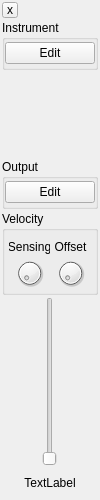
<?xml version="1.0" encoding="UTF-8"?>
<ui version="4.0">
 <class>ChannelStripWidget</class>
 <widget class="QFrame" name="ChannelStripWidget">
  <property name="geometry">
   <rect>
    <x>0</x>
    <y>0</y>
    <width>100</width>
    <height>500</height>
   </rect>
  </property>
  <property name="sizePolicy">
   <sizepolicy hsizetype="Minimum" vsizetype="Minimum">
    <horstretch>0</horstretch>
    <verstretch>0</verstretch>
   </sizepolicy>
  </property>
  <property name="minimumSize">
   <size>
    <width>100</width>
    <height>500</height>
   </size>
  </property>
  <property name="maximumSize">
   <size>
    <width>100</width>
    <height>16777215</height>
   </size>
  </property>
  <property name="windowTitle">
   <string>Form</string>
  </property>
  <layout class="QGridLayout" name="gridLayout">
   <property name="leftMargin">
    <number>2</number>
   </property>
   <property name="topMargin">
    <number>2</number>
   </property>
   <property name="rightMargin">
    <number>2</number>
   </property>
   <property name="bottomMargin">
    <number>2</number>
   </property>
   <property name="horizontalSpacing">
    <number>0</number>
   </property>
   <property name="verticalSpacing">
    <number>2</number>
   </property>
   <item row="1" column="0" colspan="3">
    <widget class="QGroupBox" name="groupBox">
     <property name="minimumSize">
      <size>
       <width>0</width>
       <height>50</height>
      </size>
     </property>
     <property name="maximumSize">
      <size>
       <width>16777215</width>
       <height>50</height>
      </size>
     </property>
     <property name="title">
      <string>Instrument</string>
     </property>
     <layout class="QVBoxLayout" name="verticalLayout">
      <property name="spacing">
       <number>0</number>
      </property>
      <property name="leftMargin">
       <number>0</number>
      </property>
      <property name="topMargin">
       <number>0</number>
      </property>
      <property name="rightMargin">
       <number>0</number>
      </property>
      <property name="bottomMargin">
       <number>0</number>
      </property>
      <item>
       <widget class="QPushButton" name="btnEdit">
        <property name="text">
         <string>Edit</string>
        </property>
       </widget>
      </item>
     </layout>
    </widget>
   </item>
   <item row="6" column="1" rowspan="2">
    <widget class="QSlider" name="volume">
     <property name="minimumSize">
      <size>
       <width>0</width>
       <height>150</height>
      </size>
     </property>
     <property name="maximum">
      <number>127</number>
     </property>
     <property name="orientation">
      <enum>Qt::Vertical</enum>
     </property>
    </widget>
   </item>
   <item row="6" column="2" rowspan="2">
    <widget class="QWidget" name="vuRight" native="true"/>
   </item>
   <item row="6" column="0" rowspan="2">
    <widget class="QWidget" name="vuLeft" native="true">
     <property name="minimumSize">
      <size>
       <width>40</width>
       <height>0</height>
      </size>
     </property>
    </widget>
   </item>
   <item row="5" column="0" colspan="3">
    <widget class="QGroupBox" name="grpVelocity">
     <property name="minimumSize">
      <size>
       <width>0</width>
       <height>70</height>
      </size>
     </property>
     <property name="title">
      <string>Velocity</string>
     </property>
     <layout class="QHBoxLayout" name="horizontalLayout">
      <property name="spacing">
       <number>0</number>
      </property>
      <property name="leftMargin">
       <number>4</number>
      </property>
      <property name="topMargin">
       <number>4</number>
      </property>
      <property name="rightMargin">
       <number>4</number>
      </property>
      <property name="bottomMargin">
       <number>4</number>
      </property>
      <item>
       <layout class="QVBoxLayout" name="layoutSensing">
        <property name="spacing">
         <number>0</number>
        </property>
        <item>
         <widget class="QLabel" name="lblSensing">
          <property name="text">
           <string>Sensing</string>
          </property>
          <property name="alignment">
           <set>Qt::AlignCenter</set>
          </property>
         </widget>
        </item>
        <item>
         <widget class="QDial" name="dialSensing">
          <property name="sizePolicy">
           <sizepolicy hsizetype="Maximum" vsizetype="Preferred">
            <horstretch>0</horstretch>
            <verstretch>0</verstretch>
           </sizepolicy>
          </property>
          <property name="minimumSize">
           <size>
            <width>0</width>
            <height>30</height>
           </size>
          </property>
          <property name="maximumSize">
           <size>
            <width>16777215</width>
            <height>30</height>
           </size>
          </property>
         </widget>
        </item>
       </layout>
      </item>
      <item>
       <layout class="QVBoxLayout" name="layoutOffset">
        <property name="spacing">
         <number>0</number>
        </property>
        <item>
         <widget class="QLabel" name="lblOffset">
          <property name="text">
           <string>Offset</string>
          </property>
          <property name="alignment">
           <set>Qt::AlignCenter</set>
          </property>
         </widget>
        </item>
        <item>
         <widget class="QDial" name="dialOffset">
          <property name="sizePolicy">
           <sizepolicy hsizetype="Maximum" vsizetype="Preferred">
            <horstretch>0</horstretch>
            <verstretch>0</verstretch>
           </sizepolicy>
          </property>
          <property name="minimumSize">
           <size>
            <width>0</width>
            <height>30</height>
           </size>
          </property>
          <property name="maximumSize">
           <size>
            <width>16777215</width>
            <height>30</height>
           </size>
          </property>
         </widget>
        </item>
       </layout>
      </item>
     </layout>
    </widget>
   </item>
   <item row="8" column="0" colspan="3">
    <widget class="QLabel" name="lblName">
     <property name="minimumSize">
      <size>
       <width>0</width>
       <height>30</height>
      </size>
     </property>
     <property name="maximumSize">
      <size>
       <width>16777215</width>
       <height>30</height>
      </size>
     </property>
     <property name="text">
      <string>TextLabel</string>
     </property>
     <property name="alignment">
      <set>Qt::AlignCenter</set>
     </property>
    </widget>
   </item>
   <item row="0" column="0">
    <widget class="QToolButton" name="btnClose">
     <property name="minimumSize">
      <size>
       <width>16</width>
       <height>16</height>
      </size>
     </property>
     <property name="maximumSize">
      <size>
       <width>16</width>
       <height>16</height>
      </size>
     </property>
     <property name="text">
      <string>x</string>
     </property>
    </widget>
   </item>
   <item row="3" column="0" colspan="3">
    <widget class="QGroupBox" name="grpOutput">
     <property name="minimumSize">
      <size>
       <width>0</width>
       <height>50</height>
      </size>
     </property>
     <property name="maximumSize">
      <size>
       <width>16777215</width>
       <height>50</height>
      </size>
     </property>
     <property name="title">
      <string>Output</string>
     </property>
     <layout class="QVBoxLayout" name="outputLayout">
      <property name="spacing">
       <number>0</number>
      </property>
      <property name="leftMargin">
       <number>0</number>
      </property>
      <property name="topMargin">
       <number>0</number>
      </property>
      <property name="rightMargin">
       <number>0</number>
      </property>
      <property name="bottomMargin">
       <number>0</number>
      </property>
      <item>
       <widget class="QPushButton" name="btnOutput">
        <property name="text">
         <string>Edit</string>
        </property>
       </widget>
      </item>
     </layout>
    </widget>
   </item>
   <item row="2" column="0" colspan="3">
    <widget class="EffectButtonStrip" name="effectstrip" native="true">
     <property name="minimumSize">
      <size>
       <width>0</width>
       <height>20</height>
      </size>
     </property>
    </widget>
   </item>
  </layout>
 </widget>
 <customwidgets>
  <customwidget>
   <class>EffectButtonStrip</class>
   <extends>QWidget</extends>
   <header>channel/effectbuttonstrip.h</header>
   <container>1</container>
  </customwidget>
 </customwidgets>
 <resources/>
 <connections/>
</ui>
